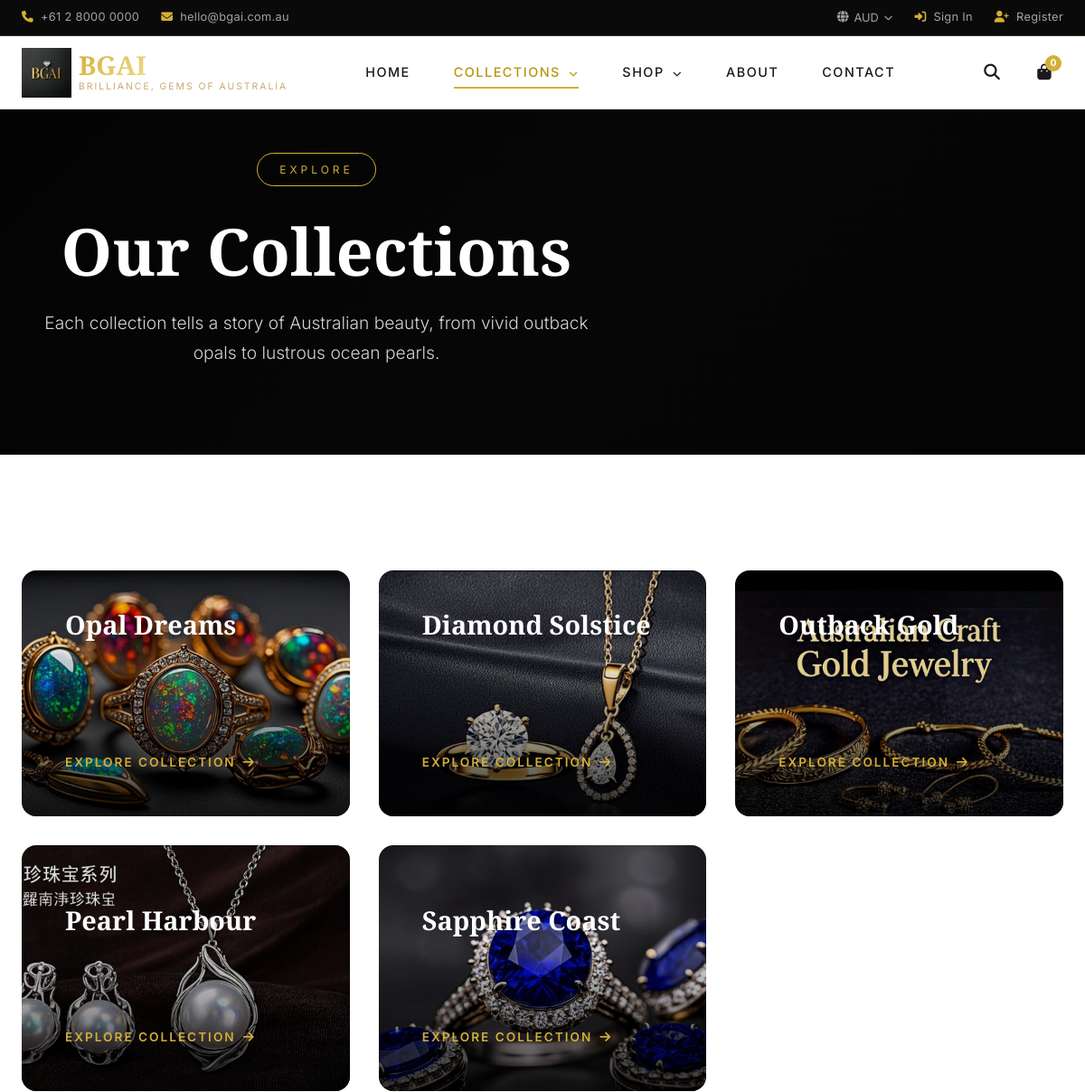
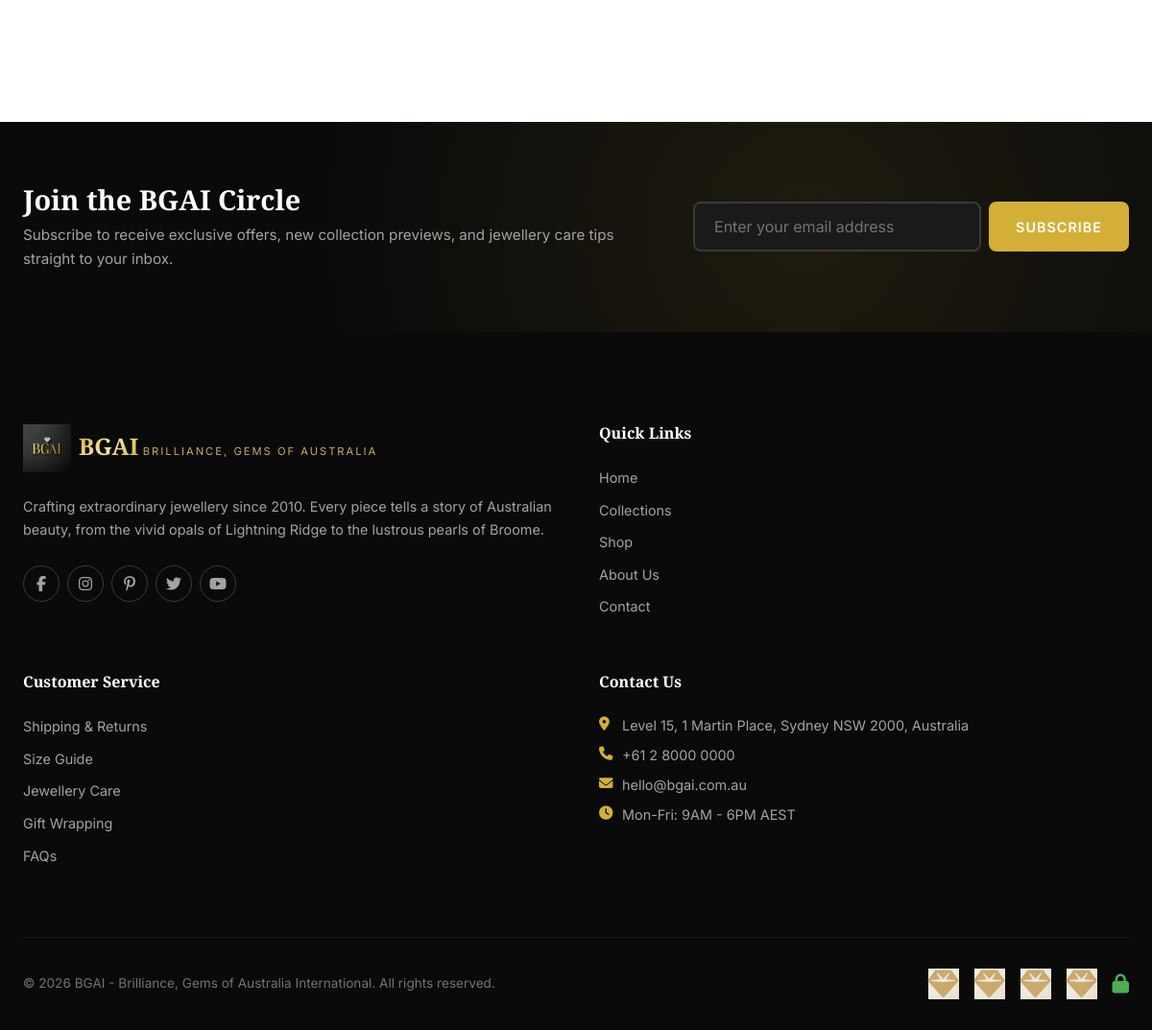
The app's page /bgai-ecommerce/collections.php with its own data (2 pictures, top to bottom).
### tables this page shows
CREATE TABLE IF NOT EXISTS collections (
    id INT PRIMARY KEY AUTO_INCREMENT,
    name VARCHAR(100) NOT NULL,
    slug VARCHAR(100) NOT NULL UNIQUE,
    description TEXT,
    image VARCHAR(255),
    featured BOOLEAN DEFAULT FALSE,
    status ENUM('active', 'inactive') DEFAULT 'active',
    created_at TIMESTAMP DEFAULT CURRENT_TIMESTAMP,
    updated_at TIMESTAMP DEFAULT CURRENT_TIMESTAMP ON UPDATE CURRENT_TIMESTAMP
);

### bgai-ecommerce/includes/functions.php (called while the page is built, shortened)
<?php
function e($string) {
    return htmlspecialchars($string ?? '', ENT_QUOTES, 'UTF-8');
}
function getCollections($featuredOnly = false, $activeOnly = true) {
    $db = db();
    $sql = "SELECT * FROM collections WHERE 1=1";
    if ($activeOnly) $sql .= " AND status = 'active'";
    $sql .= " ORDER BY id ASC";
    return $db->query($sql)->fetchAll();
}
?>

### bgai-ecommerce/includes/auth_functions.php (called while the page is built, shortened)
<?php
function isLoggedIn() {
    return isset($_SESSION['user_id']) && isset($_SESSION['user_role']);
}
?>

### bgai-ecommerce/includes/cart_functions.php (called while the page is built, shortened)
<?php
function getCartCount() {
    $db = db();
    $userId = isLoggedIn() ? $_SESSION['user_id'] : null;
    $sessionId = $_SESSION['cart_id'] ?? session_id();
    if ($userId) {
        $stmt = $db->prepare("SELECT COALESCE(SUM(quantity), 0) as count FROM cart WHERE user_id = ?");
        $stmt->execute([$userId]);
    } else {
        $stmt = $db->prepare("SELECT COALESCE(SUM(quantity), 0) as count FROM cart WHERE session_id = ?");
        $stmt->execute([$sessionId]);
    }
    return intval($stmt->fetchColumn());
}
?>

### bgai-ecommerce/collections.php (the view, shortened to what this page needs)
<?php
require_once __DIR__ . '/includes/header.php';
$activeSlug = $_GET['slug'] ?? '';
$allCollections = getCollections();
?>
<?php if ($activeSlug && $activeCollection): ?>
    <section class="about-hero" style="min-height:40vh;">
        <div class="hero-bg" style="background-image:url('<?php echo APP_URL; ?>/assets/images/collections/<?php echo e($activeCollection['slug']); ?>.jpg'); opacity:0.4;"></div>
        <div class="hero-overlay"></div>
        <div class="hero-content" style="max-width:700px;">
            <span class="hero-badge">Collection</span>
            <h1 class="hero-title" style="font-size:clamp(2rem,5vw,3.5rem);"><?php echo e($activeCollection['name']); ?></h1>
            <p class="hero-subtitle"><?php echo e($activeCollection['description']); ?></p>
        </div>
    </section>
    <section class="section">
        <div class="container">
            <?php
            $products = getProducts(['collection_id' => $activeCollection['id'], 'limit' => 20]);
            if (count($products['products']) > 0):
            ?>
                <div class="products-grid">
                    <?php foreach ($products['products'] as $product):
                        $pricing = getProductPrice($product['id']);
                        $effectivePrice = $pricing ? getEffectivePrice($pricing) : $product['base_price'];
                        $discount = $pricing ? getDiscountPercent($pricing['price'], $pricing['sale_price']) : 0;
                    ?>
                        <div class="product-card">
                            <div class="product-card-image">
                                <?php if ($product['primary_image']): ?>
                                    <img src="<?php echo APP_URL; ?>/<?php echo e($product['primary_image']); ?>" alt="<?php echo e($product['name']); ?>">
                                <?php else: ?>
                                    <div class="product-placeholder"><i class="fas fa-gem"></i></div>
                                <?php endif; ?>
                                <div class="product-badges">
                                    <?php if ($discount > 0): ?>
                                        <span class="badge badge-sale">-<?php echo $discount; ?>%</span>
                                    <?php endif; ?>
                                    <?php if ($product['is_new_arrival']): ?>
                                        <span class="badge badge-new">New</span>
                                    <?php endif; ?>
                                </div>
                                <div class="product-quick-actions">
                                    <button class="quick-action-btn" onclick="addToCart(<?php echo $product['id']; ?>)" title="Add to Cart">
                                        <i class="fas fa-shopping-bag"></i>
                                    </button>
                                    <a href="<?php echo APP_URL; ?>/product.php?slug=<?php echo e($product['slug']); ?>" class="quick-action-btn" title="View Details">
                                        <i class="fas fa-eye"></i>
                                    </a>
                                </div>
                            </div>
                            <div class="product-card-body">
                                <div class="product-card-category"><?php echo e($product['category_name'] ?? 'Jewellery'); ?></div>
                                <h3 class="product-card-title">
                                    <a href="<?php echo APP_URL; ?>/product.php?slug=<?php echo e($product['slug']); ?>">
                                        <?php echo e($product['name']); ?>
                                    </a>
                                </h3>
                                <div class="product-card-material"><?php echo e($product['metal_type']); ?> · <?php echo e($product['gemstone'] ?: 'Solid Metal'); ?></div>
                                <div class="product-card-price">
                                    <span class="price-current"><?php echo formatPrice($effectivePrice); ?></span>
                                    <?php if ($discount > 0 && $pricing): ?>
                                        <span class="price-original"><?php echo formatPrice($pricing['price']); ?></span>
                                    <?php endif; ?>
                                </div>
                            </div>
                        </div>
                    <?php endforeach; ?>
                </div>
            <?php else: ?>
                <div class="cart-empty">
                    <i class="fas fa-gem"></i>
                    <h2>Coming Soon</h2>
                    <p class="text-muted">New pieces are being crafted for this collection. Check back soon.</p>
                </div>
            <?php endif; ?>
        </div>
    </section>
<?php else: ?>
    <section class="about-hero" style="min-height:35vh;">
        <div class="hero-overlay"></div>
        <div class="hero-content" style="max-width:700px;">
            <span class="hero-badge">Explore</span>
            <h1 class="hero-title">Our Collections</h1>
            <p class="hero-subtitle">Each collection tells a story of Australian beauty, from vivid outback opals to lustrous ocean pearls.</p>
        </div>
    </section>
    <section class="section">
        <div class="container">
            <div class="collections-grid">
                <?php foreach ($allCollections as $col): ?>
                    <a href="<?php echo APP_URL; ?>/collections.php?slug=<?php echo e($col['slug']); ?>" class="collection-card">
                        <img src="<?php echo APP_URL; ?>/assets/images/collections/<?php echo e($col['slug']); ?>.jpg"
                             alt="<?php echo e($col['name']); ?>"
                             onerror="this.parentElement.style.background='linear-gradient(135deg, #1a1a1a, #333)';">
                        <div class="collection-card-overlay">
                            <h3 class="collection-card-name"><?php echo e($col['name']); ?></h3>
                            <span class="collection-card-link">
                                Explore Collection <i class="fas fa-arrow-right"></i>
                            </span>
                        </div>
                    </a>
                <?php endforeach; ?>
            </div>
        </div>
    </section>
<?php endif; ?>
<?php require_once __DIR__ . '/includes/footer.php'; ?>

### bgai-ecommerce/includes/header.php (shortened to what this page needs)
<?php
$cartCount = getCartCount();
$userName = $_SESSION['user_name'] ?? null;
$isLoggedIn = isLoggedIn();
$isAdminUser = isAdmin();
?>
<!DOCTYPE html>
<html lang="en">
<head>
    <link rel="stylesheet" href="https://cdnjs.cloudflare.com/ajax/libs/font-awesome/6.5.1/css/all.min.css">
    <link rel="stylesheet" href="<?php echo APP_URL; ?>/assets/css/style.css">
</head>
<body>
    <div class="top-bar">
        <div class="container top-bar-inner">
            <div class="top-bar-left">
                <span><i class="fas fa-phone"></i> +61 2 8000 0000</span>
                <span><i class="fas fa-envelope"></i> hello@bgai.com.au</span>
            </div>
            <div class="top-bar-right">
                <div class="country-selector" id="countrySelector">
                    <button class="country-btn" onclick="toggleCountryDropdown()">
                        <i class="fas fa-globe"></i>
                        <span id="currentCurrency"><?php echo e($_SESSION['currency_code'] ?? DEFAULT_CURRENCY); ?></span>
                        <i class="fas fa-chevron-down"></i>
                    </button>
                </div>
                <?php if ($isLoggedIn): ?>
                    <a href="<?php echo APP_URL; ?>/profile.php"><i class="fas fa-user"></i> <?php echo e(explode(' ', $userName)[0]); ?></a>
                    <?php if ($isAdminUser): ?>
                        <a href="<?php echo APP_URL; ?>/admin/"><i class="fas fa-cog"></i> Admin</a>
                    <?php endif; ?>
                    <a href="<?php echo APP_URL; ?>/api/logout.php"><i class="fas fa-sign-out-alt"></i> Logout</a>
                <?php else: ?>
                    <a href="<?php echo APP_URL; ?>/login.php"><i class="fas fa-sign-in-alt"></i> Sign In</a>
                    <a href="<?php echo APP_URL; ?>/register.php"><i class="fas fa-user-plus"></i> Register</a>
                <?php endif; ?>
            </div>
        </div>
    </div>
    <header class="main-header" id="mainHeader">
        <div class="container header-inner">
            <a href="<?php echo APP_URL; ?>" class="logo">
                <img src="<?php echo APP_URL; ?>/assets/images/logo.png" alt="BGAI Logo" class="logo-img">
                <div class="logo-text">
                    <span class="logo-name">BGAI</span>
                    <span class="logo-subtitle">Brilliance, Gems of Australia</span>
                </div>
            </a>
            <nav class="main-nav" id="mainNav">
                <ul class="nav-list">
                    <li><a href="<?php echo APP_URL; ?>" class="<?php echo (basename($_SERVER['PHP_SELF']) === 'index.php') ? 'active' : ''; ?>">Home</a></li>
                    <li class="nav-dropdown">
                        <a href="<?php echo APP_URL; ?>/collections.php" class="<?php echo (basename($_SERVER['PHP_SELF']) === 'collections.php') ? 'active' : ''; ?>">
                            Collections <i class="fas fa-chevron-down"></i>
                        </a>
                            <?php $collections = getCollections(); ?>
                    </li>
                    <li class="nav-dropdown">
                        <a href="<?php echo APP_URL; ?>/products.php" class="<?php echo (basename($_SERVER['PHP_SELF']) === 'products.php') ? 'active' : ''; ?>">
                            Shop <i class="fas fa-chevron-down"></i>
                        </a>
                    </li>
                    <li><a href="<?php echo APP_URL; ?>/about.php" class="<?php echo (basename($_SERVER['PHP_SELF']) === 'about.php') ? 'active' : ''; ?>">About</a></li>
                    <li><a href="<?php echo APP_URL; ?>/contact.php" class="<?php echo (basename($_SERVER['PHP_SELF']) === 'contact.php') ? 'active' : ''; ?>">Contact</a></li>
                </ul>
            </nav>
            <div class="header-actions">
                <button class="search-toggle" onclick="toggleSearch()"><i class="fas fa-search"></i></button>
                <a href="<?php echo APP_URL; ?>/cart.php" class="cart-btn">
                    <i class="fas fa-shopping-bag"></i>
                    <span class="cart-count" id="cartCount"><?php echo $cartCount; ?></span>
                </a>
            </div>
        </div>
    </header>
    <main>

### bgai-ecommerce/includes/footer.php (shortened to what this page needs)
        </main>
    <section class="newsletter-section">
        <div class="container">
            <div class="newsletter-inner">
                <div class="newsletter-text">
                    <h2>Join the BGAI Circle</h2>
                    <p>Subscribe to receive exclusive offers, new collection previews, and jewellery care tips straight to your inbox.</p>
                </div>
                <form class="newsletter-form" onsubmit="handleNewsletter(event)">
                    <input type="email" placeholder="Enter your email address" required>
                    <button type="submit">Subscribe</button>
                </form>
            </div>
        </div>
    </section>
    <footer class="main-footer">
        <div class="container">
            <div class="footer-grid">
                <div class="footer-col footer-brand">
                    <a href="<?php echo APP_URL; ?>" class="footer-logo">
                        <img src="<?php echo APP_URL; ?>/assets/images/logo.png" alt="BGAI" style="height:50px;">
                        <div>
                            <span class="logo-name" style="color:#d4af37;font-size:1.5rem;">BGAI</span>
                            <span class="logo-subtitle" style="color:#c9a96e;font-size:0.7rem;">Brilliance, Gems of Australia</span>
                        </div>
                    </a>
                    <p>Crafting extraordinary jewellery since 2010. Every piece tells a story of Australian beauty, from the vivid opals of Lightning Ridge to the lustrous pearls of Broome.</p>
                    <div class="social-links">
                        <a href="#"><i class="fab fa-facebook-f"></i></a>
                        <a href="#"><i class="fab fa-instagram"></i></a>
                        <a href="#"><i class="fab fa-pinterest-p"></i></a>
                        <a href="#"><i class="fab fa-twitter"></i></a>
                        <a href="#"><i class="fab fa-youtube"></i></a>
                    </div>
                </div>
                <div class="footer-col">
                    <h4>Quick Links</h4>
                    <ul>
                        <li><a href="<?php echo APP_URL; ?>">Home</a></li>
                        <li><a href="<?php echo APP_URL; ?>/collections.php">Collections</a></li>
                        <li><a href="<?php echo APP_URL; ?>/products.php">Shop</a></li>
                        <li><a href="<?php echo APP_URL; ?>/about.php">About Us</a></li>
                        <li><a href="<?php echo APP_URL; ?>/contact.php">Contact</a></li>
                    </ul>
                </div>
                <div class="footer-col">
                    <h4>Customer Service</h4>
                    <ul>
                        <li><a href="#">Shipping & Returns</a></li>
                        <li><a href="#">Size Guide</a></li>
                        <li><a href="#">Jewellery Care</a></li>
                        <li><a href="#">Gift Wrapping</a></li>
                        <li><a href="#">FAQs</a></li>
                    </ul>
                </div>
                <div class="footer-col">
                    <h4>Contact Us</h4>
                    <ul class="contact-list">
                        <li><i class="fas fa-map-marker-alt"></i> Level 15, 1 Martin Place, Sydney NSW 2000, Australia</li>
                        <li><i class="fas fa-phone"></i> +61 2 8000 0000</li>
                        <li><i class="fas fa-envelope"></i> hello@bgai.com.au</li>
                        <li><i class="fas fa-clock"></i> Mon-Fri: 9AM - 6PM AEST</li>
                    </ul>
                </div>
            </div>
            <div class="footer-bottom">
                <p>&copy; <?php echo date('Y'); ?> BGAI - Brilliance, Gems of Australia International. All rights reserved.</p>
                <div class="footer-badges">
                    <i class="fas fa-lock" style="font-size:20px;color:#4CAF50;" title="SSL Secured"></i>
                </div>
            </div>
        </div>
    </footer>
</body>
</html>

### records on screen
collections: slug (picture), name "Opal Dreams"
collections: slug (picture), name "Diamond Solstice"
collections: slug (picture), name "Outback Gold"
collections: slug (picture), name "Pearl Harbour"
collections: slug (picture), name "Sapphire Coast"

### other values on screen
$_SESSION['currency_code'] "AUD"
$cartCount "0"
